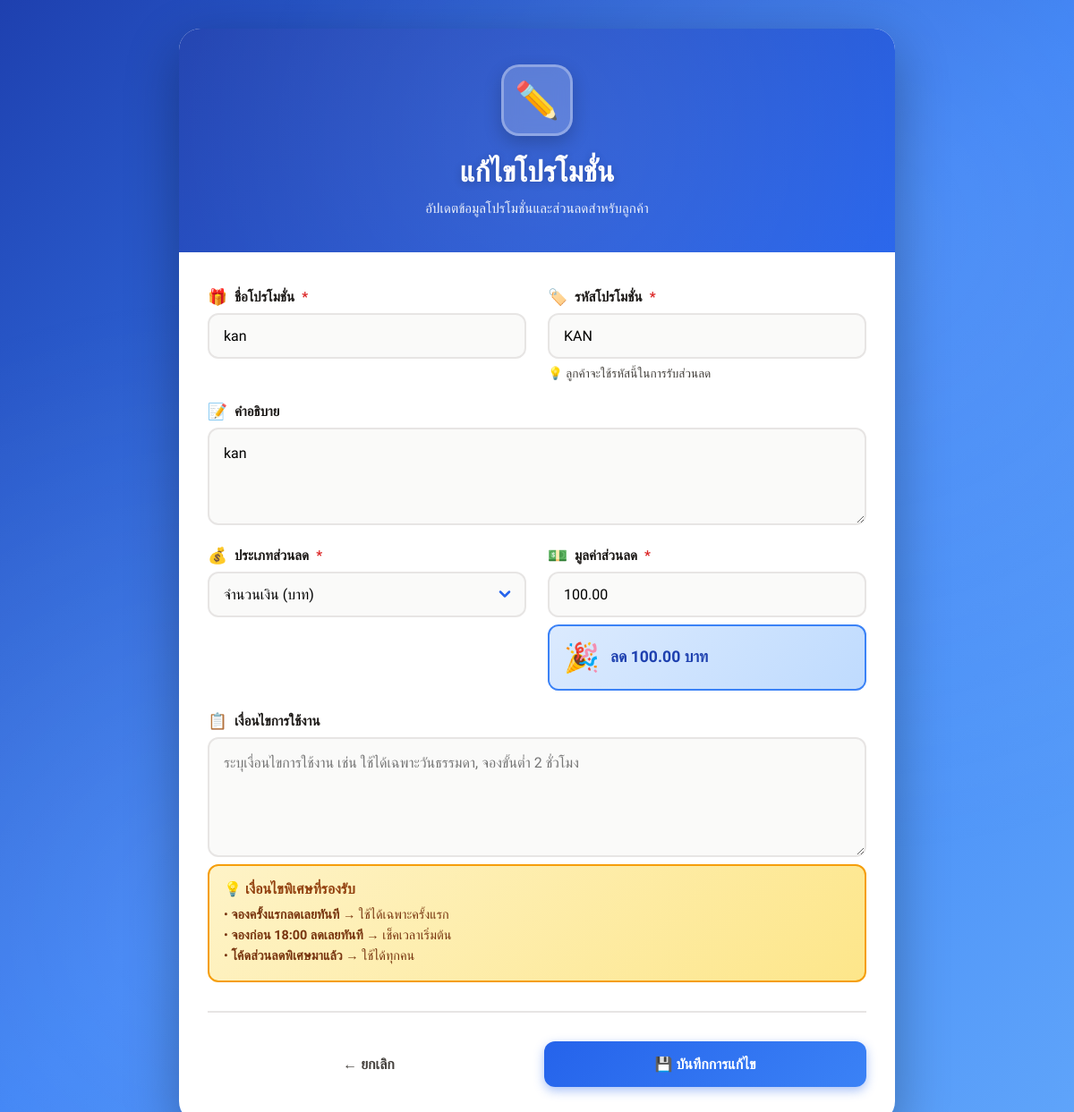
The app's page /promotion_edit.php?id=1 (signed in) with its own data.
### tables this page shows
CREATE TABLE `tbl_promotion` (
  `PromotionID` int(11) NOT NULL AUTO_INCREMENT,  
  `PromoCode` varchar(50) NOT NULL,
  `PromoName` varchar(255) NOT NULL,
  `Description` text DEFAULT NULL,
  `DiscountType` enum('percent','fixed') NOT NULL,
  `DiscountValue` decimal(10,2) NOT NULL,
  `StartDate` datetime NOT NULL,
  `EndDate` datetime NOT NULL,
  `Conditions` text DEFAULT NULL,
  PRIMARY KEY (`PromotionID`)  
);

### promotion_edit.php (the view, shortened to what this page needs)
<?php
include 'db_connect.php';
$id = (int)$_GET['id'];
$sql = "SELECT * FROM Tbl_Promotion WHERE PromotionID = ?";
$stmt = $conn->prepare($sql);
$stmt->bind_param("i", $id);
$stmt->execute();
$result = $stmt->get_result();
$promo = $result->fetch_assoc();
?>
<!DOCTYPE html>
<html lang="th">
<head>
</head>
<body>
<div class="container">
  <div class="header">
    <div class="header-content">
      <div class="header-icon">✏️</div>
      <h1>แก้ไขโปรโมชั่น</h1>
      <div class="subtitle">อัปเดตข้อมูลโปรโมชั่นและส่วนลดสำหรับลูกค้า</div>
    </div>
  </div>
  <div class="form-container">
    <form method="POST" id="promoForm">
      <div class="form-grid">
        <div class="form-row">
          <div class="form-group">
            <label>
              <span class="label-icon">🎁</span>
              ชื่อโปรโมชั่น
              <span class="required">*</span>
            </label>
            <input type="text" name="PromoName" value="<?php echo htmlspecialchars($promo['PromoName']); ?>" required placeholder="เช่น โปรส่วนลดวันธรรมดา">
          </div>
          <div class="form-group">
            <label>
              <span class="label-icon">🏷️</span>
              รหัสโปรโมชั่น
              <span class="required">*</span>
            </label>
            <input type="text" name="PromoCode" value="<?php echo htmlspecialchars($promo['PromoCode']); ?>" required placeholder="เช่น WEEKDAY20" style="text-transform: uppercase;">
            <div class="input-hint">💡 ลูกค้าจะใช้รหัสนี้ในการรับส่วนลด</div>
          </div>
        </div>
        <div class="form-group full-width">
          <label>
            <span class="label-icon">📝</span>
            คำอธิบาย
          </label>
          <textarea name="Description" rows="3" placeholder="อธิบายรายละเอียดโปรโมชั่นให้ลูกค้าเข้าใจง่าย"><?php echo htmlspecialchars($promo['Description']); ?></textarea>
        </div>
        <div class="form-row">
          <div class="form-group">
            <label>
              <span class="label-icon">💰</span>
              ประเภทส่วนลด
              <span class="required">*</span>
            </label>
            <select name="DiscountType" id="discountType" required>
              <option value="fixed" <?php if($promo['DiscountType']=='fixed') echo 'selected'; ?>>จำนวนเงิน (บาท)</option>
            </select>
          </div>
          <div class="form-group">
            <label>
              <span class="label-icon">💵</span>
              มูลค่าส่วนลด
              <span class="required">*</span>
            </label>
            <input type="number" step="0.01" name="DiscountValue" id="discountValue" value="<?php echo $promo['DiscountValue']; ?>" required placeholder="0.00">
            <div class="discount-preview" id="discountPreview">
              <span class="discount-preview-icon">🎉</span>
              <span class="discount-preview-text" id="previewText">ลด <?php echo $promo['DiscountType'] == 'percent' ? $promo['DiscountValue'].'%' : number_format($promo['DiscountValue'], 2).' บาท'; ?></span>
            </div>
          </div>
        </div>
        <div class="form-group full-width">
          <label>
            <span class="label-icon">📋</span>
            เงื่อนไขการใช้งาน
          </label>
          <textarea name="Conditions" rows="4" placeholder="ระบุเงื่อนไขการใช้งาน เช่น ใช้ได้เฉพาะวันธรรมดา, จองขั้นต่ำ 2 ชั่วโมง"><?php echo htmlspecialchars($promo['Conditions']); ?></textarea>
          <div class="info-box">
            <div class="info-box-title">
              💡 เงื่อนไขพิเศษที่รองรับ
            </div>
            <div class="info-box-content">
              • <strong>จองครั้งแรกลดเลยทันที</strong> → ใช้ได้เฉพาะครั้งแรก<br>
              • <strong>จองก่อน 18:00 ลดเลยทันที</strong> → เช็คเวลาเริ่มต้น<br>
              • <strong>โค้ดส่วนลดพิเศษมาแล้ว</strong> → ใช้ได้ทุกคน<br>
            </div>
          </div>
        </div>
      </div>
      <div class="button-group">
        <a href="promotion_manage.php" class="btn btn-secondary">
          ← ยกเลิก
        </a>
        <button type="submit" name="update_promo" class="btn btn-primary">
          💾 บันทึกการแก้ไข
        </button>
      </div>
    </form>
  </div>
</div>
</body>
</html>

### records on screen
tbl_promotion: PromoName "kan", PromoCode "kan", Description "kan", DiscountType "จำนวนเงิน (บาท)", DiscountValue "100.00"
